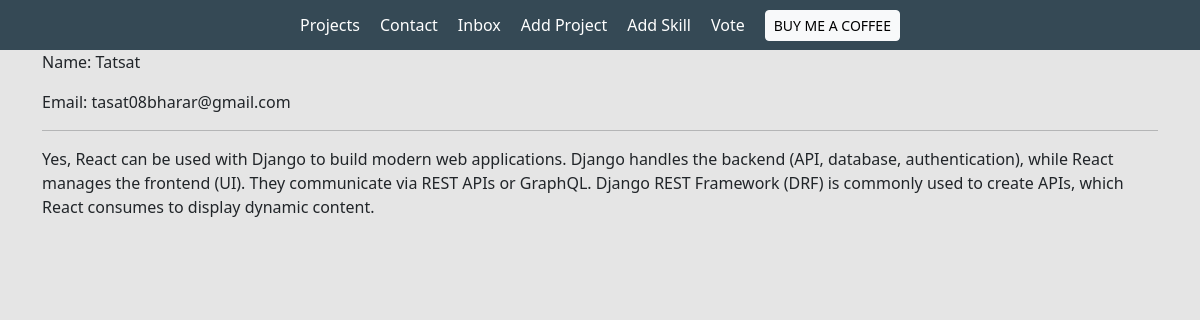
The app's page /message/26ebb07d-bc23-4093-a007-036c4445e2ea/ (signed in) with its own data.
### base/models.py (models this page shows, shortened)
class Message(models.Model):
    name = models.CharField(max_length=255, null=True)
    email = models.CharField(max_length=255, null=True)
    subject = models.CharField(max_length=255, null=True)
    body = models.TextField()
    is_read = models.BooleanField(default=False)
    created = models.DateTimeField(auto_now_add=True)
    id = models.UUIDField(default=uuid.uuid4, unique=True, primary_key=True, editable=False)

### base/views.py (the view)
# urls.py: path('message/<str:pk>/', views.messagePage, name="message"),
def messagePage(request, pk):
    message = Message.objects.get(id=pk)
    message.is_read = True
    message.save()
    context = {'message': message}
    return render(request, 'base/message.html', context)

### base/templates/base/message.html
{% extends 'base/main.html' %}
{% load static %}
{% block content %}
<div class="container">
    <p>Name: {{message.name}}</p>
    <p>Email: {{message.email}}</p>
    <hr>
    <p>{{message.body}}</p>
</div>
{% endblock content %}

### static/styles/main.css (style rules this page uses)
body { background-color: #e5e5e5; }

### records on screen
Message: name "Tatsat", email "tasat08bharar@gmail.com", body "Yes, React can be used with Django to build modern web applications. Django handles the backend (API, database, authentication), while React manages the frontend (UI). They communicate via REST APIs or GraphQL. Django REST Framework (DRF) is commonly used to create APIs, which React consumes to display dynamic content."
